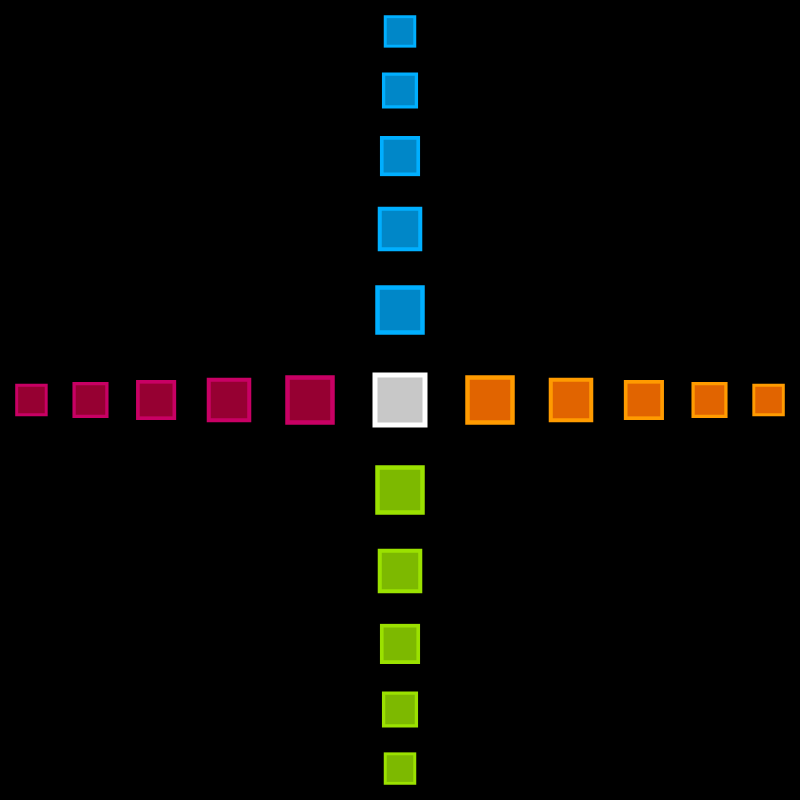
Frame 1 (no input)
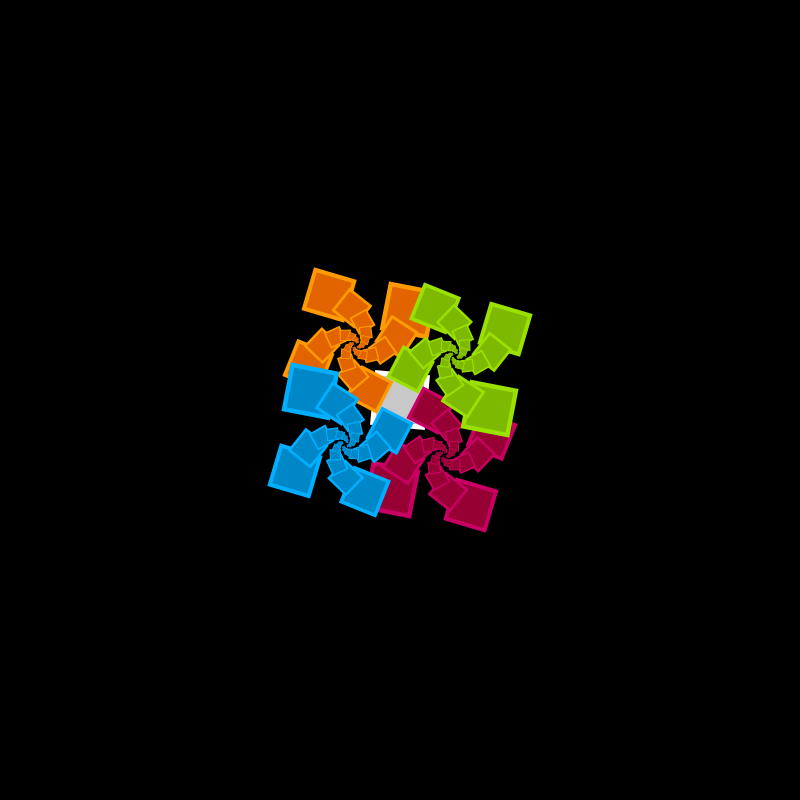
Frame 60 (the mouse pressed at the canvas centre just before this capture)
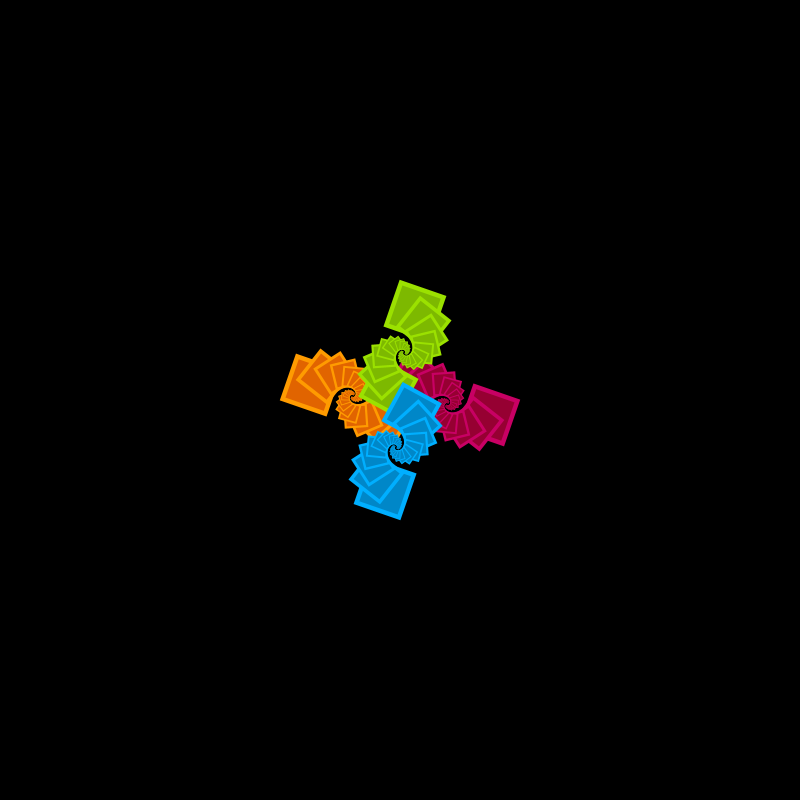
Frame 120 (the mouse held since frame 60 and released just before this capture)

The Processing sketch that drew these frames (run headless with seeded random() and noise(); from frame 60 on, the mouse is pressed at the canvas centre):

// Processing sketch: Translate_And_Rotate3
// ── Translate_And_Rotate3.pde
float a = 0;

void setup()
{ 
  size(800, 800); frameRate(30); rectMode(CENTER); strokeWeight(5);
}

void draw()
{
  background(0); 
  translate(400, 400); rotate(a);
  fill(200); stroke(255); drawRect(0, 0, 50, 50);
  fill(225, 100, 0); stroke(255, 155, 0); usic(100, 0);
  fill(150, 0, 50); stroke(200, 0, 100); usic(-100, 0);
  fill(125, 185, 0); stroke(155, 225, 0); usic(0, 100);
  fill(0, 135, 200); stroke(0, 175, 255); usic(0, -100);
  a -= 0.025;
} 

void usic(float x, float y)
{
  pushMatrix();
  for (int i = 0; i < 30; i++)
  { scale(0.9); translate(x, y); rotate(a);
    drawRect(0, 0, 50, 50);
  }
  popMatrix();
}

// ── accuDraw.pde
///////////////////////////////////////////////////////////////////////////////////
//////////// Accurate Draw 2D Library prototype // fully free for use and modify //
//////////// completely compatible with fill and stroke style`s /////////////////// 
//////////// Igor Kriulin // nemehanika@gmail.com /////////////////////////////////
///////////////////////////////////////////////////////////////////////////////////

//////////// Some Service
float drawXS = 0, drawYS = 0, drawXL, drawYL;
void drawSize(int sx, int sy) { size(sx, sy); drawXL = width; drawYL = height; }
void drawSize(int sx, int sy, String ren) { size(sx, sy, ren); drawXL = width; drawYL = height; }
boolean drawNow = false;

class c_drawUse
{
  float x1, y1, x2, y2, cx, cy, sx, sy, vx, vy, dx, dy, d, scale, ix, iy;
  float seg[], d1x[], d1y[], d2x[], d2y[];

  c_drawUse() { seg = new float[92]; d1x = new float[368]; d1y = new float[368]; d2x = new float[368]; d2y = new float[368]; scale = 1.0; }
  void snap() { scale = sqrt(sq(screenX(10000.0, 0.0) - screenX(0.0, 0.0)) + sq(screenY(10000.0, 0.0) - screenY(0.0, 0.0))) / 10000;
                if (drawNow) { drawXS = -0.5; drawYS = -0.5; drawXL = width - 0.5; drawYL = height - 0.5; 
                             } else { drawXS = 0; drawYS = 0; drawXL = width; drawYL = height; }
              }
  boolean out(float x, float y, float r)
  { 
    float xx = screenX(x, y), yy = screenY(x, y); 
    if (g.stroke) r += g.strokeWeight / 2;
    r *= scale;
    return (((xx + r) < drawXS) || ((xx - r) > drawXL) || ((yy + r) < drawYS) || ((yy - r) > drawYL));
  }
  boolean out(float x1, float y1, float x2, float y2, float r)
  { 
    if (g.stroke) r += g.strokeWeight / 2;
    r *= 1.5 * scale; 
    float xx1 = screenX(x1, y1), yy1 = screenY(x1, y1),
          xx2 = screenX(x2, y2), yy2 = screenY(x2, y2);
    return ((max(xx1, xx2) + r) < drawXS) || ((min(xx1, xx2) - r) > drawXL) || ((max(yy1, yy2) + r) < drawYS) || ((min(yy1, yy2) - r) > drawYL);
  }
  boolean out()
  { 
    float r;
    if (sx > sy) { r = sx - sy; return out(cx - r, cy, cx + r, cy, sy);
                 } else { r = sy - sx; return out(cx, cy - r, cx, cy + r, sx);
                        } 
  }
  void place(int mode, float a, float b, float c, float d)
  {
    switch (mode)
    { case CENTER: cx = a; cy = b; sx = c; sy = d; break;
      case RADIUS: cx = a; cy = b; sx = c * 2; sy = d * 2; break;
      case CORNER: cx = a + (sx = c) / 2; cy = b + (sy = d) / 2; break;
      case CORNERS: cx = a + (sx = (c - a)) / 2; cy = b + (sy = (d - b)) / 2; sx = abs(sx); sy = abs(sy); break;
    }
    x1 = cx - sx / 2; y1 = cy - sy / 2; x2 = cx + sx / 2; y2 = cy + sy / 2;
  }
  int cSegs(float r)
  { 
    r *= scale;
    if (r < 4) return 12; else
    if (r < 7) return 16; else
    if (r > 2000) return 360; else return (int)(16 + 344 * power((r - 7) / 1993, 0.75) + 4) & 0xfffffffc;
  }
  float xyAngle(float x, float y)
  {
    float a, fx = abs(x), fy = abs(y);  
    if (fx < fy)
    { if (fy < 0.00000001) return 0;
      a = atan(fx / fy);
      if (y > 0) { if (x > 0) a += 3*PI/2; else a = 3*PI/2 - a; } else if (x < 0) a += PI/2; else a = PI/2 - a; 
    } else
    { if (fx < 0.00000001) return 0;
      a = atan(fy / fx);
      if (y > 0) { if (x > 0) a = 2*PI - a; else a += PI; } else if (x < 0) a = PI - a; else a = a;  
    }
    return a;
  }
  boolean calcDxDy(float x1, float y1, float x2, float y2)
  {
    vx = x2 - x1; vy = y2 - y1; d = vx * vx + vy * vy;
    if (d < 0.00000001) return false;
    d = sqrt(d); dx = vx / d; dy = vy / d;
    return true;
  }
  boolean calcDxDy(float x1, float y1, float x2, float y2, float x3, float y3)
  {
    vx = (x2 - x1 + x3 - x2) / 2; vy = (y2 - y1 + y3 - y2); d = vx * vx + vy * vy;
    if (d < 0.00000001) return false;
    d = sqrt(d); dx = vx /  d; dy = vy / d;
    return true;
  }
  void cross(float x1, float y1, float x11, float y11, float x2, float y2, float x22, float y22)
  {
    float vx1 = x11 - x1, vy1 = y11 - y1, vx2 = x22 - x2, vy2 = y22 - y2, t;
    
    t = vy2 * vx1 - vx2 * vy1; if (abs(t) < 0.00000001) { ix = x11; iy = y11; return; }
    t = (vx2 * (y1 - y2) - vy2 * (x1 - x2)) / t;
    ix = x1 + vx1 * t;
    iy = y1 + vy1 * t;
  }
  float power(float t, float p) { return p = t / (t + (1 - t) * (1 - p)); }
}

c_drawUse drawUse = new c_drawUse();

void drawBegin() { pushMatrix(); translate(0.5, 0.5);
                   drawXS = -0.5; drawYS = -0.5; drawXL = width - 0.5; drawYL = height - 0.5;
                   drawNow = true;
                 }
void drawEnd() { drawNow = false; popMatrix(); }

//////////// Primitive`s
void drawCirc(float x, float y, float r)
{
  drawUse.snap();
  if ((g.ellipseMode == CENTER) || (g.ellipseMode == CORNERS)) r /= 2;
  if ((r * drawUse.scale < 0.001) || drawUse.out(x, y, r)) return;
  boolean gs = g.stroke;
  pushStyle();
  noStroke(); ellipseMode(RADIUS);
  if (g.fill) { fill(g.fillColor); ellipse(x, y, r, r); }
  float wr = g.strokeWeight / 2;
  if (!gs || (wr * drawUse.scale < 0.0015)) { popStyle(); return; }
  fill(g.strokeColor);
  r += wr;
  int i, c = drawUse.cSegs(r) / 4, c1;
  float aD = 0.5 * PI / c, a = aD;
  for (i = 1; i <= c; i++) { drawUse.seg[i] = sin(a); a += aD; };
  beginShape();
  vertex(x - r, y);
  for (i = 1; i < c; i++) vertex(x - drawUse.seg[c - i] * r, y + drawUse.seg[i] * r);
  vertex(x, y + r);
  for (i = 1; i < c; i++) vertex(x - (-drawUse.seg[i]) * r, y + drawUse.seg[c - i] * r);
  vertex(x + r, y);
  for (i = 1; i < c; i++) vertex(x - (-drawUse.seg[c - i]) * r, y + (-drawUse.seg[i]) * r);
  vertex(x, y - r);
  for (i = 1; i < c; i++) vertex(x - drawUse.seg[i] * r, y + (-drawUse.seg[c - i]) * r);
  vertex(x - r, y);
  r -= g.strokeWeight;
  if (r * drawUse.scale > 0.0015)
  { c1 = drawUse.cSegs(r) / 4; 
    if ((c - c1) > c / 8 + 1) { c = c1; c1--; aD = 0.5 * PI / c; a = aD;
                                for (i = 1; i <= c; i++) { drawUse.seg[i] = sin(a); a += aD; };
                              } else c1 = c - 1;
    vertex(x - r, y);
    for (i = c1; i > 0; i--) vertex(x - drawUse.seg[i] * r, y + (-drawUse.seg[c - i]) * r);
    vertex(x, y - r);
    for (i = c1; i > 0; i--) vertex(x - (-drawUse.seg[c - i]) * r, y + (-drawUse.seg[i]) * r);
    vertex(x + r, y);
    for (i = c1; i > 0; i--) vertex(x - (-drawUse.seg[i]) * r, y + drawUse.seg[c - i] * r);
    vertex(x, y + r);
    for (i = c1; i > 0; i--) vertex(x - drawUse.seg[c - i] * r, y + drawUse.seg[i] * r);
    vertex(x - r, y);
  }  
  endShape(CLOSE); 
  popStyle();
}

////////////

void drawEllipse(float x, float y, float rx, float ry)
{
  drawUse.snap();
  drawUse.place(g.ellipseMode, x, y, rx, ry); if (drawUse.out()) return;
  x = drawUse.cx; y = drawUse.cy; rx = drawUse.sx / 2; ry = drawUse.sy / 2;   
  float rrx = rx, rry = ry, rmx, rmn, wr, x1 = 0, y1 = 0, x2, y2, x3, y3, xx, yy;
  rmx = max(rx, ry); rmn = min(rx, ry);
  if ((rmx * drawUse.scale < 0.001) || drawUse.out(x, y, rmx)) return;
  boolean gs = g.stroke;
  pushStyle();
  noStroke(); ellipseMode(RADIUS);
  if (g.fill) { fill(g.fillColor); ellipse(x, y, rx, ry); }
  wr = g.strokeWeight / 2;
  if (!gs || (wr * drawUse.scale < 0.0015)) { popStyle(); return; }
  fill(g.strokeColor);
  int i, c = drawUse.cSegs(rmx + wr) / 4, c1;
  float aD = 0.5 * PI / c, a = aD;
  for (i = 1; i <= c; i++) { drawUse.seg[i] = sin(a); a += aD; };
  beginShape();
  vertex((x2 = x - rx) - wr, y2 = y);
  for (i = 1; i < c; i++) { x3 = x - drawUse.seg[c - i] * rx; y3 = y + drawUse.seg[i] * ry;
                            if (i > 1) { drawUse.calcDxDy(x1, y1, x2, y2, x3, y3); 
                                         vertex(x2 - drawUse.dy * wr, y2 + drawUse.dx * wr);
                                       }  
                            x1 = x2; y1 = y2; x2 = x3; y2 = y3;
                          }
  drawUse.calcDxDy(x1, y1, x2, y2, x3 = x, y3 = y + ry); 
  vertex(x2 - drawUse.dy * wr, y2 + drawUse.dx * wr);  
  vertex(x2 = x3, (y2 = y3) + wr);
  for (i = 1; i < c; i++) { x3 = x - (-drawUse.seg[i]) * rx; y3 = y + drawUse.seg[c - i] * ry;
                            if (i > 1) { drawUse.calcDxDy(x1, y1, x2, y2, x3, y3); 
                                         vertex(x2 - drawUse.dy * wr, y2 + drawUse.dx * wr);
                                       }  
                            x1 = x2; y1 = y2; x2 = x3; y2 = y3;
                          } 
  drawUse.calcDxDy(x1, y1, x2, y2, x3 = x + rx, y3 = y); 
  vertex(x2 - drawUse.dy * wr, y2 + drawUse.dx * wr);  
  vertex((x2 = x3) + wr, y2 = y3);
  for (i = 1; i < c; i++) { x3 = x - (-drawUse.seg[c - i]) * rx; y3 = y + (-drawUse.seg[i]) * ry;
                            if (i > 1) { drawUse.calcDxDy(x1, y1, x2, y2, x3, y3); 
                                         vertex(x2 - drawUse.dy * wr, y2 + drawUse.dx * wr);
                                       }  
                            x1 = x2; y1 = y2; x2 = x3; y2 = y3;
                          }
  drawUse.calcDxDy(x1, y1, x2, y2, x3 = x, y3 = y - ry); 
  vertex(x2 - drawUse.dy * wr, y2 + drawUse.dx * wr);  
  vertex(x2 = x3, (y2 = y3) - wr);
  for (i = 1; i < c; i++) { x3 = x - drawUse.seg[i] * rx; y3 = y + (-drawUse.seg[c - i]) * ry;
                            if (i > 1) { drawUse.calcDxDy(x1, y1, x2, y2, x3, y3); 
                                         vertex(x2 - drawUse.dy * wr, y2 + drawUse.dx * wr);
                                       }  
                            x1 = x2; y1 = y2; x2 = x3; y2 = y3;
                          }
  drawUse.calcDxDy(x1, y1, x2, y2, x3 = x - rx, y3 = y); 
  vertex(x2 - drawUse.dy * wr, y2 + drawUse.dx * wr);
  if (rmn > wr)
  { vertex(x3 - wr, y3);
    c1 = drawUse.cSegs(rmx - wr) / 4; 
    if ((c - c1) > c / 8 + 1) { c = c1; c1--; aD = 0.5 * PI / c; a = aD;
                                for (i = 1; i <= c; i++) { drawUse.seg[i] = sin(a); a += aD; };
                              } else c1 = c - 1;
    vertex((x2 = x - rx) + wr, y2 = y);
    for (i = c1; i > 0; i--) { x3 = x - drawUse.seg[i] * rx; y3 = y + (-drawUse.seg[c - i]) * ry;
                               if (i < c1) { drawUse.calcDxDy(x1, y1, x2, y2, x3, y3);
                                             vertex(x2 - drawUse.dy * wr, y2 + drawUse.dx * wr);
                                           }  
                               x1 = x2; y1 = y2; x2 = x3; y2 = y3;
                             }
    drawUse.calcDxDy(x1, y1, x2, y2, x3 = x, y3 = y - ry); 
    vertex(x2 - drawUse.dy * wr, y2 + drawUse.dx * wr);
    vertex(x2 = x3, (y2 = y3) + wr);
    for (i = c1; i > 0; i--) { x3 = x - (-drawUse.seg[c - i]) * rx; y3 = y + (-drawUse.seg[i]) * ry;
                               if (i < c1) { drawUse.calcDxDy(x1, y1, x2, y2, x3, y3);
                                             vertex(x2 - drawUse.dy * wr, y2 + drawUse.dx * wr);
                                           }  
                               x1 = x2; y1 = y2; x2 = x3; y2 = y3;
                             }
    drawUse.calcDxDy(x1, y1, x2, y2, x3 = x + rx, y3 = y); 
    vertex(x2 - drawUse.dy * wr, y2 + drawUse.dx * wr);
    vertex((x2 = x3) - wr, y2 = y3);
    for (i = c1; i > 0; i--) { x3 = x - (-drawUse.seg[i]) * rx; y3 = y + drawUse.seg[c - i] * ry;
                               if (i < c1) { drawUse.calcDxDy(x1, y1, x2, y2, x3, y3);
                                             vertex(x2 - drawUse.dy * wr, y2 + drawUse.dx * wr);
                                           }  
                               x1 = x2; y1 = y2; x2 = x3; y2 = y3;
                             }
    drawUse.calcDxDy(x1, y1, x2, y2, x3 = x, y3 = y + ry); 
    vertex(x2 - drawUse.dy * wr, y2 + drawUse.dx * wr);
    vertex(x2 = x3, (y2 = y3) - wr);
    for (i = c1; i > 0; i--) { x3 = x - drawUse.seg[c - i] * rx; y3 = y + drawUse.seg[i] * ry; 
                               if (i < c1) { drawUse.calcDxDy(x1, y1, x2, y2, x3, y3);
                                             vertex(x2 - drawUse.dy * wr, y2 + drawUse.dx * wr);
                                           }  
                               x1 = x2; y1 = y2; x2 = x3; y2 = y3; 
                             }
    drawUse.calcDxDy(x1, y1, x2, y2, x3 = x - rx, y3 = y); 
    vertex(x2 - drawUse.dy * wr, y2 + drawUse.dx * wr);
    vertex(x3 + wr, y3);
  }  
  endShape(CLOSE); 
  popStyle();
}

////////////
void drawLine(float x1, float y1, float x2, float y2)
{
  if (!g.stroke) return;
  drawUse.snap();
  float r = g.strokeWeight / 2;
  if (r * drawUse.scale < 0.0015) return; 
  if (drawUse.out(x1, y1, x2, y2, 0)) return;
  if (!drawUse.calcDxDy(x1, y1, x2, y2)) { if (g.strokeCap == ROUND) drawCirc(x1, y1, r); return; }
  int s, i;
  float dx = drawUse.dx * r, dy = drawUse.dy * r, a, ad;
  pushStyle(); noStroke(); fill(g.strokeColor);
  beginShape();
  if (g.strokeCap == ROUND)
  { s = drawUse.cSegs(r) / 2; ad = PI / s;
    vertex(x1 - dy,  y1 + dx); vertex(x2 - dy,  y2 + dx);
    a = drawUse.xyAngle(-dy, dx);
    for (i = 1; i < s; i++) { vertex(x2 + r * cos(a),  y2 - r * sin(a)); a += ad; };
    vertex(x2 + dy,  y2 - dx); vertex(x1 + dy,  y1 - dx);
    a = drawUse.xyAngle(dy, -dx);
    for (i = 1; i < s; i++) { vertex(x1 + r * cos(a),  y1 - r * sin(a)); a += ad; };
  } else { if (g.strokeCap == PROJECT) 
           { vertex(x1 - dy - dx,  y1 + dx - dy); vertex(x2 - dy + dx,  y2 + dx + dy);
             vertex(x2 + dy + dx,  y2 - dx + dy); vertex(x1 + dy - dx,  y1 - dx - dy);
           } else { vertex(x1 - dy,  y1 + dx); vertex(x2 - dy,  y2 + dx);
                    vertex(x2 + dy,  y2 - dx); vertex(x1 + dy,  y1 - dx);
                  }
         }
  endShape(CLOSE);
  popStyle();       
}

////////////
void drawRect (float x, float y, float w, float h)
{
  drawUse.snap();
  drawUse.place(g.rectMode, x, y, w, h); if (drawUse.out()) return;
  boolean gs = g.stroke;
  pushStyle(); noStroke();
  if (g.fill) { fill(g.fillColor);
                beginShape();
                vertex(drawUse.x1, drawUse.y1); vertex(drawUse.x1, drawUse.y2);
                vertex(drawUse.x2, drawUse.y2); vertex(drawUse.x2, drawUse.y1);
                endShape(CLOSE);
              }
  int i, c;
  float r = g.strokeWeight / 2, aD, a;
  if (!gs || (r * drawUse.scale < 0.0015)) { popStyle(); return; } 
  fill(g.strokeColor);
  beginShape();
  if (g.strokeJoin == ROUND)
  { c = drawUse.cSegs(r) / 4; aD = 0.5 * PI / c; a = aD;
    for (i = 1; i < c; i++) { drawUse.seg[i] = sin(a); a += aD; };
    vertex(drawUse.cx, (y = drawUse.y1) - r); vertex(x = drawUse.x1, y - r);
    for (i = 1; i < c; i++) vertex(x - drawUse.seg[i] * r, y + (-drawUse.seg[c - i]) * r);
    vertex(x - r, drawUse.y1);                vertex(x - r, y = drawUse.y2);
    for (i = 1; i < c; i++) vertex(x - drawUse.seg[c - i] * r, y + drawUse.seg[i] * r);
    vertex(x, (y = drawUse.y2) + r);          vertex((x = drawUse.x2), y + r);
    for (i = 1; i < c; i++) vertex(x - (-drawUse.seg[i]) * r, y + drawUse.seg[c - i] * r);
    vertex(x + r, y);                         vertex(x + r, y = drawUse.y1);
    for (i = 1; i < c; i++) vertex(x - (-drawUse.seg[c - i]) * r, y + (-drawUse.seg[i]) * r);
    vertex(x, y - r);                         vertex(drawUse.cx, y - r);
  } else { if (g.strokeJoin == MITER) 
           { vertex(drawUse.cx, y = drawUse.y1 - r);
             vertex(x = drawUse.x1 - r, y); vertex(x, y = drawUse.y2 + r);
             vertex(x = drawUse.x2 + r, y); vertex(x, y = drawUse.y1 - r); 
             vertex(drawUse.cx, y);
           } else { vertex(drawUse.cx, y = drawUse.y1 - r);
                    vertex(x = drawUse.x1, y);       vertex(x - r, drawUse.y1);
                    vertex(x - r, y = drawUse.y2);   vertex(x, (y = drawUse.y2) + r); 
                    vertex((x = drawUse.x2), y + r); vertex(x + r, y);
                    vertex(x + r, y = drawUse.y1);   vertex(x, y - r);
                    vertex(drawUse.cx, y - r);
                  }
         }
  if ((drawUse.sx > 2 * r) && (drawUse.sy > 2 * r))
  { vertex(drawUse.cx, drawUse.y1 + r);     vertex(drawUse.x2 - r, drawUse.y1 + r);
    vertex(drawUse.x2 - r, drawUse.y2 - r); vertex(drawUse.x1 + r, drawUse.y2 - r);
    vertex(drawUse.x1 + r, drawUse.y1 + r); vertex(drawUse.cx, drawUse.y1 + r);
  }  
  endShape(CLOSE);
  popStyle();  
}

////////////
void drawRect (float x, float y, float w, float h, float r)
{ 
  drawUse.snap();
  if (r * drawUse.scale < 0.001) { pushStyle(); strokeJoin(ROUND); drawRect(x, y, w, h); popStyle(); return; }
  drawUse.place(g.rectMode, x, y, w, h); if (drawUse.out()) return;
  int i, c = 0, c1;
  float x1, y1, x2, y2, rx, ry, aD = 0, a = 0, wr = g.strokeWeight / 2;
  r = min(min(rx = drawUse.sx / 2, ry = drawUse.sy / 2), r); rx -= r; ry -= r;
  x1 = drawUse.cx - rx; y1 = drawUse.cy - ry; x2 = drawUse.cx + rx; y2 = drawUse.cy + ry;
  boolean gs = g.stroke, gf = g.fill, rc = false;
  pushStyle(); noStroke();
  if (gf)
  { fill(g.fillColor);
    c = drawUse.cSegs(r) / 4; aD = 0.5 * PI / c; a = aD;
    for (i = 1; i < c; i++) { drawUse.seg[i] = sin(a); a += aD; };
    beginShape();
    vertex(x1, drawUse.y1); 
    for (i = 1; i < c; i++) vertex(x1 - drawUse.seg[i] * r, y1 + (-drawUse.seg[c - i]) * r);
    vertex(drawUse.x1, y1); vertex(drawUse.x1, y2);
    for (i = 1; i < c; i++) vertex(x1 - drawUse.seg[c - i] * r, y2 + drawUse.seg[i] * r);
    vertex(x1, drawUse.y2); vertex(x2, drawUse.y2);
    for (i = 1; i < c; i++) vertex(x2 - (-drawUse.seg[i]) * r, y2 + drawUse.seg[c - i] * r);
    vertex(drawUse.x2, y2); vertex(drawUse.x2, y1);
    for (i = 1; i < c; i++) vertex(x2 - (-drawUse.seg[c - i]) * r, y1 + (-drawUse.seg[i]) * r);
    vertex(x2, drawUse.y1);
    endShape(CLOSE);
  }
  if (!gs || (wr * drawUse.scale < 0.0015)) { popStyle(); return; } 
  fill(g.strokeColor);
  r += wr;
  c1 = drawUse.cSegs(r) / 4;
  if (c1 - c > c / 8 + 1) { c = c1; aD = 0.5 * PI / c; a = aD; rc = true;
                            for (i = 1; i <= c; i++) { drawUse.seg[i] = sin(a); a += aD; };
                          }
  beginShape();
  vertex(drawUse.cx, y1 - r); vertex(x1, y1 - r);
  for (i = 1; i < c; i++) vertex(x1 - drawUse.seg[i] * r, y1 + (-drawUse.seg[c - i]) * r);
  vertex(x1 - r, y1);         vertex(x1 - r, y2);
  for (i = 1; i < c; i++) vertex(x1 - drawUse.seg[c - i] * r, y2 + drawUse.seg[i] * r);
  vertex(x1, y2 + r);         vertex(x2, y2 + r);
  for (i = 1; i < c; i++) vertex(x2 - (-drawUse.seg[i]) * r, y2 + drawUse.seg[c - i] * r);
  vertex(x2 + r, y2);         vertex(x2 + r, y1);
  for (i = 1; i < c; i++) vertex(x2 - (-drawUse.seg[c - i]) * r, y1 + (-drawUse.seg[i]) * r);
  vertex(x2, y1 - r);         vertex(drawUse.cx, y1 - r);
  r -= g.strokeWeight;
  if ((drawUse.sx > 2 * r) && (drawUse.sy > 2 * r))
  if (r * drawUse.scale > 0.01)
  { if (rc) { c = c1 = drawUse.cSegs(r) / 4; c1--; aD = 0.5 * PI / c; a = aD;
              for (i = 1; i <= c; i++) { drawUse.seg[i] = sin(a); a += aD; };
            } else c1 = c - 1;
    vertex(drawUse.cx, y1 - r); vertex(x2, y1 - r); 
    for (i = c1; i > 0; i--) vertex(x2 - (-drawUse.seg[c - i]) * r, y1 + (-drawUse.seg[i]) * r);
    vertex(x2 + r, y1);         vertex(x2 + r, y2);
    for (i = c1; i > 0; i--) vertex(x2 - (-drawUse.seg[i]) * r, y2 + drawUse.seg[c - i] * r);
    vertex(x2, y2 + r);         vertex(x1, y2 + r);         
    for (i = c1; i > 0; i--) vertex(x1 - drawUse.seg[c - i] * r, y2 + drawUse.seg[i] * r);
    vertex(x1 - r, y2);         vertex(x1 - r, y1);
    for (i = c1; i > 0; i--) vertex(x1 - drawUse.seg[i] * r, y1 + (-drawUse.seg[c - i]) * r);
    vertex(x1, y1 - r);         vertex(drawUse.cx, y1 - r);
  } else { vertex(drawUse.cx, drawUse.y1 + wr);     vertex(drawUse.x2 - wr, drawUse.y1 + wr);
           vertex(drawUse.x2 - wr, drawUse.y2 - wr); vertex(drawUse.x1 + wr, drawUse.y2 - wr);
           vertex(drawUse.x1 + wr, drawUse.y1 + wr); vertex(drawUse.cx, drawUse.y1 + wr);
         }  
  endShape(CLOSE);
  popStyle();  
}

//////////// Additional primitives
void drawRay(float x1, float y1, float x2, float y2, float w1, float w2)
{
  drawUse.snap();
  float sc = drawUse.scale, dx1, dy1, dx2, dy2, rm, xx1, yy1, xx2, yy2, xx3, yy3, xx4, yy4;
  if (w1 * sc < 0.0015) w1 = 0.0015 / sc;
  if (w2 * sc < 0.0015) w2 = 0.0015 / sc;
  w1 *= 0.5; w2 *= 0.5; rm = max(w1, w2);
  if (drawUse.out(x1, y1, x2, y2, rm)) return;
  if (!drawUse.calcDxDy(x1, y1, x2, y2)) return;
  dx1 = drawUse.dy * w1; dy1 = drawUse.dx * w1;
  dx2 = drawUse.dy * w2; dy2 = drawUse.dx * w2;
  xx1 = x1 - dx1; yy1 = y1 + dy1; xx2 = x2 - dx2; yy2 = y2 + dy2;
  xx3 = x2 + dx2; yy3 = y2 - dy2; xx4 = x1 + dx1; yy4 = y1 - dy1;
  boolean gs = g.stroke, gf = g.fill;
  
  pushStyle(); noStroke();
  if (gf) { fill(g.fillColor);
            beginShape();
            vertex(xx1, yy1); vertex(xx2, yy2);
            vertex(xx3, yy3); vertex(xx4, yy4);
            endShape(CLOSE);
          }
  int i, s, s1, s2;
  float r = g.strokeWeight / 2, a1, ad1, a2, ad2;
  if (!gs || (r * sc < 0.0015)) { popStyle(); return; } 
  fill(g.strokeColor);
  float x3, y3, x4, y4, x5, y5, x6, y6, x7, y7, x8, y8,
        xi1, yi1, xi2, yi2, xi3, yi3, xi4, yi4, xi5, yi5, xi6, yi6, xi7, yi7, xi8, yi8;  
  drawUse.calcDxDy(xx1, yy1, xx2, yy2);
  x1 = xx1 - (drawUse.dy *= r); y1 = yy1 + (drawUse.dx *= r);  xi1 = xx1 + drawUse.dy; yi1 = yy1 - drawUse.dx;
  x2 = xx2 - drawUse.dy; y2 = yy2 + drawUse.dx;                xi2 = xx2 + drawUse.dy; yi2 = yy2 - drawUse.dx; 
  drawUse.calcDxDy(xx2, yy2, xx3, yy3);
  x3 = xx2 - (drawUse.dy *= r); y3 = yy2 + (drawUse.dx *= r);  xi3 = xx2 + drawUse.dy; yi3 = yy2 - drawUse.dx;
  x4 = xx3 - drawUse.dy; y4 = yy3 + drawUse.dx;                xi4 = xx3 + drawUse.dy; yi4 = yy3 - drawUse.dx;
  drawUse.calcDxDy(xx3, yy3, xx4, yy4);
  x5 = xx3 - (drawUse.dy *= r); y5 = yy3 + (drawUse.dx *= r);  xi5 = xx3 + drawUse.dy; yi5 = yy3 - drawUse.dx;
  x6 = xx4 - drawUse.dy; y6 = yy4 + drawUse.dx;                xi6 = xx4 + drawUse.dy; yi6 = yy4 - drawUse.dx;
  drawUse.calcDxDy(xx4, yy4, xx1, yy1);
  x7 = xx4 - (drawUse.dy *= r); y7 = yy4 + (drawUse.dx *= r);  xi7 = xx4 + drawUse.dy; yi7 = yy4 - drawUse.dx;
  x8 = xx1 - drawUse.dy; y8 = yy1 + drawUse.dx;                xi8 = xx1 + drawUse.dy; yi8 = yy1 - drawUse.dx;
  beginShape();
  if (g.strokeJoin == ROUND)
  { s = drawUse.cSegs(r); 
    a1 = drawUse.xyAngle(x8 - xx1, y8 - yy1);
    ad1 = drawUse.xyAngle(x1 - xx1, y1 - yy1) - a1;
    s1 = ceil(s * ad1 / TWO_PI); 
    ad1 = ad1 / s1; a1 += ad1;
    vertex(x8, y8);
    for (i = 1; i < s1; i++) { vertex(xx1 + r * cos(a1),  yy1 - r * sin(a1)); a1 += ad1; };
    vertex(x1, y1);
    a2 = drawUse.xyAngle(x2 - xx2, y2 - yy2);
    ad2 = drawUse.xyAngle(x3 - xx2, y3 - yy2) - a2;
    s2 = ceil(s * ad2 / TWO_PI);
    ad2 = ad2 / s2; a2 += ad2;
    vertex(x2, y2);
    for (i = 1; i < s1; i++) { vertex(xx2 + r * cos(a2),  yy2 - r * sin(a2)); a2 += ad2; };
    vertex(x3, y3);
    a2 = drawUse.xyAngle(x4 - xx3, y4 - yy3); a2 += ad2;
    vertex(x4, y4);
    for (i = 1; i < s1; i++) { vertex(xx3 + r * cos(a2),  yy3 - r * sin(a2)); a2 += ad2; };
    vertex(x5, y5);
    a1 = drawUse.xyAngle(x6 - xx4, y6 - yy4); a1 += ad1;
    vertex(x6, y6);
    for (i = 1; i < s1; i++) { vertex(xx4 + r * cos(a1),  yy4 - r * sin(a1)); a1 += ad1; };
    vertex(x7, y7);
    vertex(x8, y8);
  } else { if (g.strokeJoin == MITER) 
           { drawUse.cross(x7, y7, x8, y8, x1, y1, x2, y2);
             vertex(xx1 = drawUse.ix, yy1 = drawUse.iy);
             drawUse.cross(x1, y1, x2, y2, x3, y3, x4, y4);
             vertex(drawUse.ix, drawUse.iy);
             drawUse.cross(x3, y3, x4, y4, x5, y5, x6, y6);
             vertex(drawUse.ix, drawUse.iy);
             drawUse.cross(x5, y5, x6, y6, x7, y7, x8, y8);
             vertex(drawUse.ix, drawUse.iy);
             vertex(xx1, yy1);
           } else { vertex(x1, y1); vertex(x2, y2);
                    vertex(x3, y3); vertex(x4, y4);
                    vertex(x5, y5); vertex(x6, y6);
                    vertex(x7, y7); vertex(x8, y8);
                    vertex(x1, y1);
                  }
         }
  if ((w1 > r) || (w2 >  r))
  { drawUse.cross(xi2, yi2, xi1, yi1, xi8, yi8, xi7, yi7);
    vertex(xx1 = drawUse.ix, yy1 = drawUse.iy);
    drawUse.cross(xi8, yi8, xi7, yi7, xi6, yi6, xi5, yi5);
    vertex(drawUse.ix, drawUse.iy);
    drawUse.cross(xi6, yi6, xi5, yi5, xi4, yi4, xi3, yi3);
    vertex(drawUse.ix, drawUse.iy);
    drawUse.cross(xi4, yi4, xi3, yi3, xi2, yi2, xi1, yi1);
    vertex(drawUse.ix, drawUse.iy);
    vertex(xx1, yy1);
  }  
  endShape(CLOSE);
  popStyle();    
}

//////////// Additional primitives
void drawRoundRay(float x1, float y1, float x2, float y2, float w1, float w2)
{
  drawUse.snap();
  int i, s, s1, s2, mr = 0;
  float sc = drawUse.scale, sw, dx, dy, d, x, y, a, a1, a2, a3, a4, b, ad1, ad2,
        dx1, dy1, dx2, dy2, rm;
  if (w1 * sc < 0.0015) w1 = 0.0015 / sc;
  if (w2 * sc < 0.0015) w2 = 0.0015 / sc;
  w1 *= 0.5; w2 *= 0.5; rm = max(w1, w2);
  if (drawUse.out(x1, y1, x2, y2, rm)) return;

  dx = x2 - x1; dy = y2 - y1; 
  d = dx * dx + dy * dy;
  if (d > 0.00000001) d = sqrt(d);
  boolean gs = g.stroke, gf = g.fill, rc1 = false, rc2 = false;
  if ((w2 + d) <= w1) { drawCirc(x1, y1, w1); return;
                      } else if ((w1 + d) <= w2) { drawCirc(x2, y2, w2); return; }
  pushStyle(); noStroke(); ellipseMode(RADIUS);
  if (gf) fill(g.fillColor); 
  if (w2 > w1) { sw = x1; x1 = x2; x2 = sw; sw = y1; y1 = y2; y2 = sw; sw = w1; w1 = w2; w2 = sw; dx = -dx; dy = -dy; }
  if (x2 < x1) { mr = 1; x1 = -x1; x2 = -x2; dx = -dx; };
  a = PI / 2 - asin((w1 - w2) / d) + atan(dy / dx);
  dx1 = w1 * cos(a); dy1 = w1 * sin(a);
  dx2 = w2 * cos(a); dy2 = w2 * sin(a);
  if (mr == 1) { x1 = -x1; x2 = -x2; dx1 = -dx1; dx2 = -dx2;
                 sw = x1;  x1 = x2;   x2 = sw;  sw = y1;  y1 = y2;   y2 = sw;  sw = w1; w1 = w2; w2 = sw;
                 sw = dx1; dx1 = dx2; dx2 = sw; sw = dy1; dy1 = dy2; dy2 = sw; dy = - dy;
               }
  b = 2 * acos((dx * dx1 + dy * dy1) / (d * sqrt(dx1 * dx1 + dy1 * dy1))); a = TWO_PI - b;
  x = x1 + (drawUse.d1x[0] = dx1); y = y1 + (drawUse.d1y[0] = dy1);
  if (gf) { beginShape();
            vertex(x, y);
          }  
  s1 = ceil(a * drawUse.cSegs(w1) / TWO_PI);
  ad1 = a / s1; a1 = drawUse.xyAngle(dx1, dy1); a2 = a1 - ad1;
  for (i = 1; i <= s1; i++) { x = x1 + (drawUse.d1x[i] = w1 * cos(a2)); y = y1 + (drawUse.d1y[i] = - w1 * sin(a2));
                              if (gf) vertex(x, y); 
                              a2 -= ad1;
                            }
  a3 = b + drawUse.xyAngle(dx2, dy2);
  x = x2 + (drawUse.d2x[0] = dx2 = w2 * cos(a3)); y = y2 + (drawUse.d2y[0] = dy2 = -w2 * sin(a3));
  if (gf) vertex(x, y);
  s2 = ceil(b * drawUse.cSegs(w2) / TWO_PI);
  ad2 = b / s2; a4 = a3 - ad2;
  for (i = 1; i <= s2; i++) { x = x2 + (drawUse.d2x[i] = w2 * cos(a4)); y = y2 + (drawUse.d2y[i] = - w2 * sin(a4));      
                              if (gf) vertex(x, y);
                              a4 -= ad2;
                            }
  if (gf) endShape(CLOSE);
  float dr, r, wr = g.strokeWeight / 2;
  if (!gs || (wr * sc < 0.0015)) { popStyle(); return; } 
  fill(g.strokeColor);
  beginShape();
  dr = 1.0 + wr / w1; r = w1 + wr;
  s = ceil(a * drawUse.cSegs(r) / TWO_PI); 
  vertex(x = x1 + dx1 * dr, y = y1 + dy1 * dr);
  if ((s - s1) > s1 / 8 + 1)
  { s1 = s; ad1 = a / s1; a2 = a1 - ad1; rc1 = true;
    for (i = 1; i <= s1; i++) { vertex (x1 + r * cos(a2), y1 - r * sin(a2)); a2 -= ad1; }
  } else for (i = 1; i <= s1; i++) vertex(x1 + drawUse.d1x[i] * dr, y1 + drawUse.d1y[i] * dr);
  dr = 1 + wr / w2; r = w2 + wr;
  s = ceil(b * drawUse.cSegs(r) / TWO_PI); 
  if ((s - s2) > s2 / 8 + 1)
  { vertex(x2 + dx2 * dr, y2 + dy2 * dr);
    s2 = s; ad2 = b / s2; a4 = a3 - ad2; rc2 = true;
    for (i = 1; i <= s2; i++) { vertex (x2 + r * cos(a4), y2 - r * sin(a4)); a4 -= ad2; }
  } else for (i = 0; i <= s2; i++) vertex(x2 + drawUse.d2x[i] * dr, y2 + drawUse.d2y[i] * dr);
  if ((w1 > wr) || (w2 >  wr))
  { vertex(x, y);
    d = 1.0 - wr / w1;
    vertex(x = x1 + dx1 * d, y = y1 + dy1 * d);
    dr = 1.0 - wr / w2; r = w2 - wr;
    if (rc2)
    { a4 += ad2;
      for (i = s2; i >= 0; i--) { vertex (x2 + r * cos(a4), y2 - r * sin(a4)); a4 += ad2; }
    } else for (i = s2; i >= 0; i--) vertex(x2 + drawUse.d2x[i] * dr, y2 + drawUse.d2y[i] * dr);
    dr = d; r = w1 - wr;
    if (rc1)
    { a2 += ad1;
      for (i = s1; i > 0; i--) { vertex (x1 + r * cos(a2), y1 - r * sin(a2)); a2 += ad1; }
    } else for (i = s1; i > 0; i--) vertex(x1 + drawUse.d1x[i] * dr, y1 + drawUse.d1y[i] * dr);/**/     
    vertex(x, y);       
  }
  endShape(CLOSE);
  popStyle();    
}

//////////// Service
void drawSnap() { drawUse.snap(); };
float drawScale() { drawUse.snap(); return drawUse.scale; };

//////////// Additional Service
void drawXY(float size, color c)
{
  pushStyle();
  noFill(); stroke(c); strokeWeight(1.0); strokeCap(PROJECT); strokeJoin(MITER); rectMode(CENTER);
  drawLine(0, - size * 0.1, 0, size); 
  drawLine(- size * 0.1, 0, size, 0);
  strokeWeight(3.0);
  beginShape();
  vertex(- size * 0.05, size - size * 0.05);
  vertex(0, size);
  vertex(size * 0.05, size - size * 0.05);
  endShape();

  beginShape();
  vertex(size - size * 0.05, - size * 0.05);
  vertex(size, 0);
  vertex(size - size * 0.05, size * 0.05);
  endShape();

  strokeWeight(1.0);

  drawLine(- size * 0.025, size + size * 0.1 - size * 0.025, 0, size + size * 0.1);
  drawLine(size * 0.025, size + size * 0.1 - size * 0.025, -size * 0.025, size + size * 0.1 + size * 0.025);

  drawLine(size + size * 0.1 - size * 0.025, size * 0.025, size + size * 0.1 + size * 0.025, -size * 0.025);
  drawLine(size + size * 0.1 + size * 0.025, size * 0.025, size + size * 0.1 - size * 0.025, -size * 0.025);
  
  noStroke(); fill(c); 
  drawRect(0, 0, 5, 5);

  popStyle();  
}
